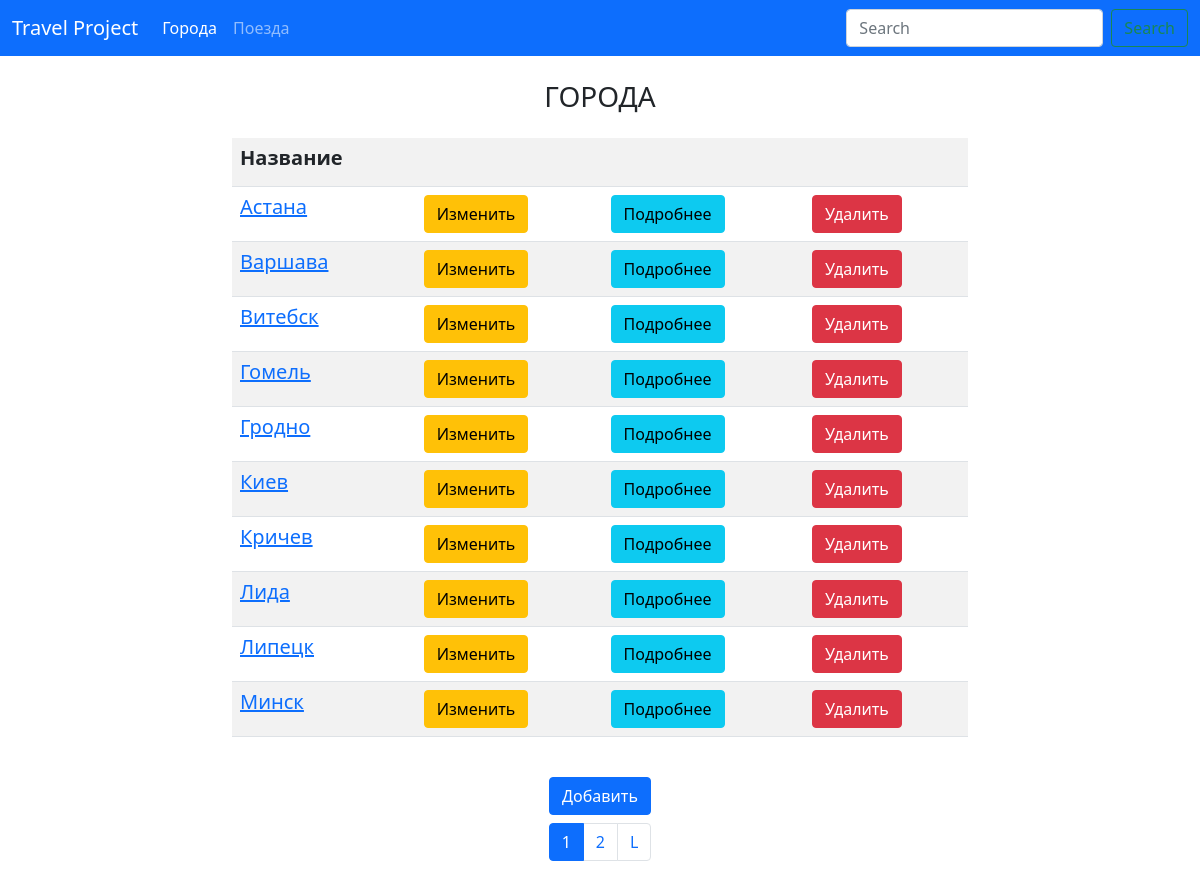
Screenshot of /cities/ with the database file from the repository.
### cities/models.py (models this page shows, shortened)
class City(models.Model):
    name = models.CharField(max_length=40, unique=True, verbose_name='Название города')
    class Meta:
        verbose_name = 'Город'
        verbose_name_plural = 'Города'
        ordering = ['name',]

### cities/views.py (the view)
# urls.py: path('', views.CityListView.as_view(), name='home'),
class CityListView(ListView):
    paginate_by = 10
    model = City
    template_name = 'cities/home.html'

### cities/templates/cities/home.html (shortened to what this page needs)
{% extends 'base.html' %}
{% block bodydata %}
    <h3 class="my-4 text-center">ГОРОДА</h3>
    <div class="row my-4">
        <div class="col-md ">
            <table class="table table-striped">
                <tr>
                    <td><h5><strong>Название</strong></h5></td>
                    <td></td>
                    <td></td>
                    <td></td>
                </tr>
                {% for item in page_obj %}
                    <tr>
                        <td>
                            <a href="{% url 'cities:detail' pk=item.pk %}">
                                <h5>{{ item.name }}</h5>
                            </a>
                        </td>
                        <td>
                            <a href="{% url 'cities:update' pk=item.pk %}">
                                <button type="button" class="btn btn-warning">
                                    Изменить
                                </button>
                            </a>
                        </td>
                        <td>
                            <a href="https://google.com/search?q={{ item.name }}">
                                <button type="button" class="btn btn-info">
                                    Подробнее
                                </button>
                            </a>
                        </td>
                        <td>
                            <a href="{% url 'cities:delete' pk=item.pk %}">
                                <button type="button" class="btn btn-danger">
                                    Удалить
                                </button>
                            </a>
                        </td>
                    </tr>
                {% endfor %}
            </table>
        </div>
    </div>
    <div class="text-center">
        <a href="{% url 'cities:add' %}">
            <button type="button" class="btn btn-primary my-0">
                Добавить
            </button>
        </a>
    </div>
    <div class="pagination justify-content-center my-2">
        <li class="page-item active" aria-current="page">
            <a class="page-link" href="">{{ page_obj.number }}</a>
        </li>
        {% if page_obj.has_next %}
            <li class="page-item">
                <a class="page-link" href="?page={{ page_obj.next_page_number }}">{{ page_obj.next_page_number }}</a>
            </li>
            <li class="page-item">
                <a class="page-link" href="?page={{ page_obj.paginator.num_pages }}">L</a>
            </li>
        {% endif %}
    </div>
{% endblock %}

### rows the page displays
City: name "Астана"
City: name "Варшава"
City: name "Витебск"
City: name "Гомель"
City: name "Гродно"
City: name "Киев"
City: name "Кричев"
City: name "Лида"
City: name "Липецк"
City: name "Минск"

### other values shown
{{ page_obj.number }} "1"
{{ page_obj.next_page_number }} "2"
